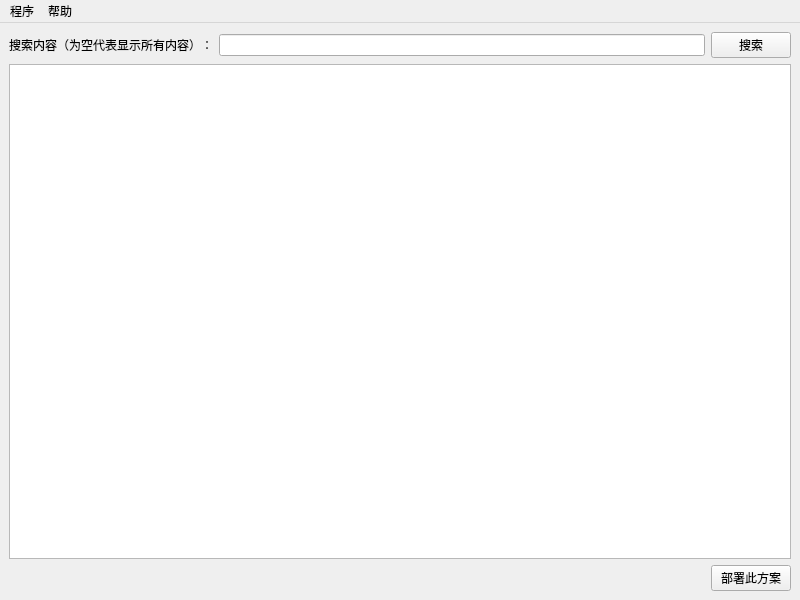
<?xml version="1.0" encoding="UTF-8"?>
<ui version="4.0">
 <class>MainWindow</class>
 <widget class="QMainWindow" name="MainWindow">
  <property name="geometry">
   <rect>
    <x>0</x>
    <y>0</y>
    <width>800</width>
    <height>600</height>
   </rect>
  </property>
  <property name="windowTitle">
   <string>自动部署脚本</string>
  </property>
  <widget class="QWidget" name="centralwidget">
   <layout class="QVBoxLayout" name="verticalLayout_3">
    <item>
     <layout class="QHBoxLayout" name="horizontalLayout">
      <item>
       <widget class="QLabel" name="searchTips">
        <property name="text">
         <string>搜索内容（为空代表显示所有内容）：</string>
        </property>
       </widget>
      </item>
      <item>
       <widget class="QLineEdit" name="searchThings"/>
      </item>
      <item>
       <widget class="QPushButton" name="saerchBotton">
        <property name="text">
         <string>搜索</string>
        </property>
       </widget>
      </item>
     </layout>
    </item>
    <item>
     <widget class="QListView" name="searchList"/>
    </item>
    <item>
     <layout class="QHBoxLayout" name="horizontalLayout_2">
      <item>
       <spacer name="horizontalSpacer">
        <property name="orientation">
         <enum>Qt::Horizontal</enum>
        </property>
        <property name="sizeHint" stdset="0">
         <size>
          <width>40</width>
          <height>20</height>
         </size>
        </property>
       </spacer>
      </item>
      <item>
       <widget class="QPushButton" name="runBotton">
        <property name="text">
         <string>部署此方案</string>
        </property>
       </widget>
      </item>
     </layout>
    </item>
   </layout>
  </widget>
  <widget class="QMenuBar" name="menubar">
   <property name="geometry">
    <rect>
     <x>0</x>
     <y>0</y>
     <width>800</width>
     <height>36</height>
    </rect>
   </property>
   <widget class="QMenu" name="menu_2">
    <property name="title">
     <string>帮助</string>
    </property>
    <addaction name="help"/>
    <addaction name="separator"/>
    <addaction name="about"/>
   </widget>
   <widget class="QMenu" name="menu">
    <property name="title">
     <string>程序</string>
    </property>
    <addaction name="openFile"/>
    <addaction name="separator"/>
    <addaction name="exitProgram"/>
   </widget>
   <addaction name="menu"/>
   <addaction name="menu_2"/>
  </widget>
  <action name="about">
   <property name="text">
    <string>关于</string>
   </property>
  </action>
  <action name="exitProgram">
   <property name="text">
    <string>退出程序</string>
   </property>
  </action>
  <action name="help">
   <property name="text">
    <string>帮助</string>
   </property>
  </action>
  <action name="openFile">
   <property name="text">
    <string>打开本地部署脚本</string>
   </property>
  </action>
 </widget>
 <resources/>
 <connections/>
</ui>
